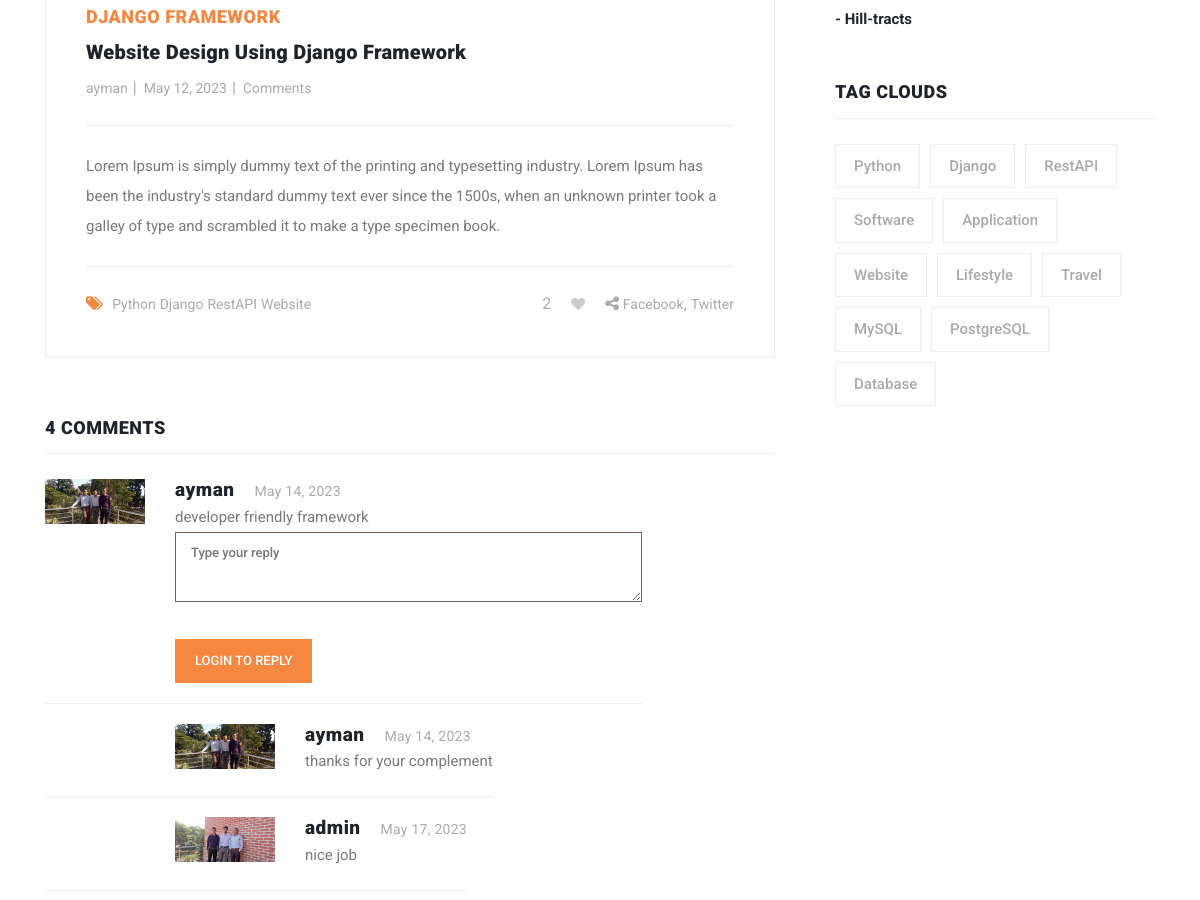
/blog-details/website-design-using-django-framework/ (middle part), run on an earlier commit of the app's database.
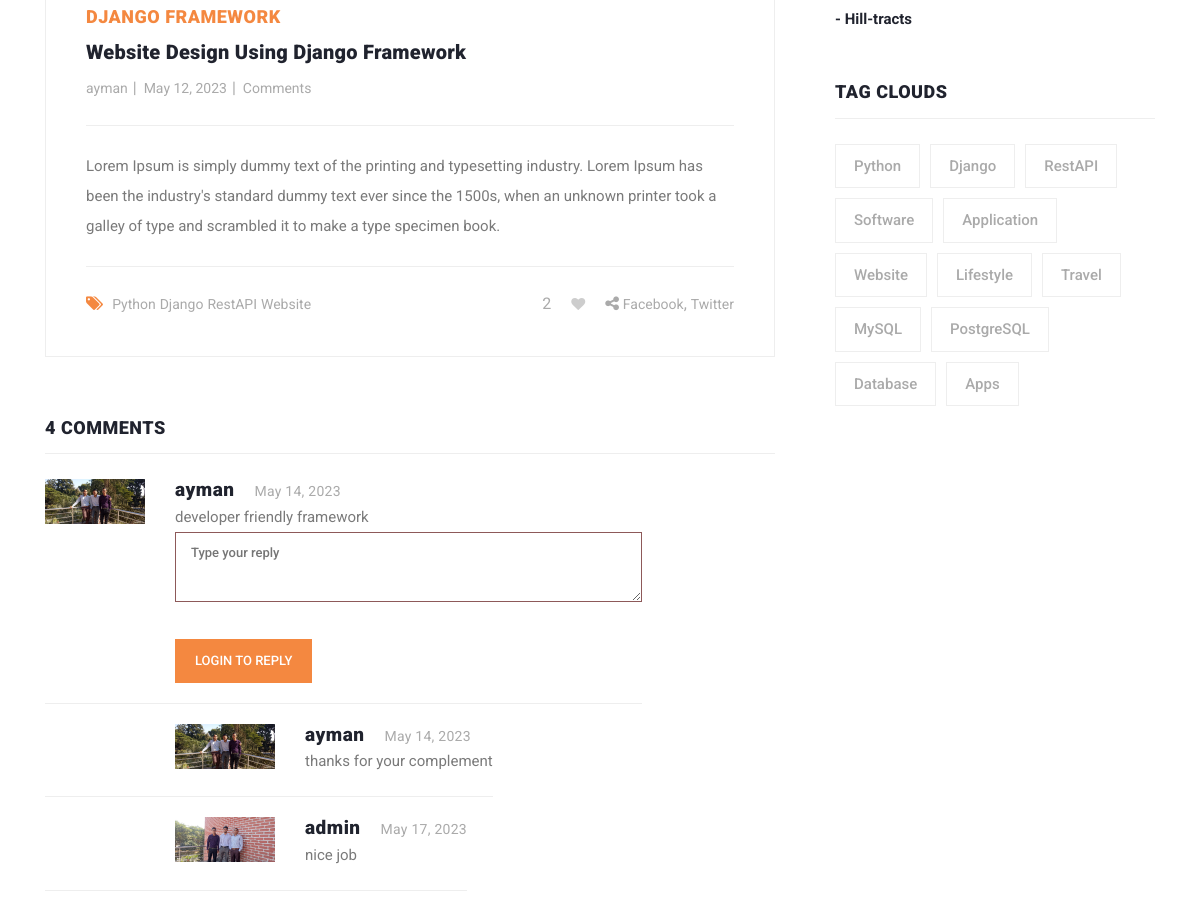
And on a later commit of the database.
### blog/models.py (models this page shows, shortened)
class Blog(models.Model):
    user = models.ForeignKey(User, related_name='user_blogs', on_delete=models.CASCADE)
    category = models.ForeignKey(Category, related_name='category_blogs', on_delete=models.CASCADE)
    tags = models.ManyToManyField(Tag, related_name='tag_blogs', blank=True)
    likes = models.ManyToManyField(User, related_name='user_likes', blank=True)
    title = models.CharField(max_length=250)
    slug = models.SlugField(null=True, blank=True)
    banner = models.ImageField(upload_to='blog_banners')
    description = RichTextField()
    created_date = models.DateField(auto_now_add=True)

class Category(models.Model):
    title = models.CharField(max_length=150, unique=True)
    slug = models.SlugField(null=True, blank=True)
    created_date = models.DateField(auto_now_add=True)

class Tag(models.Model):
    title = models.CharField(max_length=100)
    slug = models.SlugField(null=True, blank=True)
    created_date = models.DateField(auto_now_add=True)

class Comment(models.Model):
    user = models.ForeignKey(User, related_name='user_comments', on_delete=models.CASCADE)
    blog = models.ForeignKey(Blog, related_name='blog_comments', on_delete=models.CASCADE)
    text = models.TextField()
    created_date = models.DateField(auto_now_add=True)

class Reply(models.Model):
    user = models.ForeignKey(User, related_name='user_replies', on_delete=models.CASCADE)
    comment = models.ForeignKey(Comment, related_name='comment_replies', on_delete=models.CASCADE)
    text = models.TextField()
    created_date = models.DateField(auto_now_add=True)

### account/models.py (models this page shows, shortened)
class User(AbstractUser):
    email = models.EmailField(max_length=150, unique=True, error_messages={
        "unique":"Email must be unique"
    })
    image = models.ImageField(null=True, blank=True, upload_to="user-images")
    followers = models.ManyToManyField("Follow")
    REQUIRED_FIELDS = ["email"]
    objects = CustomUserManager()
    def get_profile_picture(self):
        url = ""
        try:
            url = self.image.url
        except:
            url = ""
        return url

### blog/views.py (the view)
# urls.py: path('blog-details/<str:slug>/', views.blog_details, name='blog_details'),
def blog_details(request, slug):
    blog = get_object_or_404(Blog, slug=slug)
    category = Category.objects.get(id=blog.category.id)
    comments = blog.blog_comments.all()
    related_blogs = category.category_blogs.all()
    tags = Tag.objects.order_by('created_date')
    liked_by = request.user in blog.likes.all()
    context = {
        'blog' : blog,
        'comments' : comments,
        'related_blogs' : related_blogs,
        'tags' : tags,
        'liked_by' : liked_by
    }
    return render(request, 'blog-details.html', context)

### blog/context_processors.py (called while the page is built)
def get_all_categories(request):
    categories = Category.objects.order_by('-created_date')
    context = {
        'categories' : categories
    }
    return context

def get_all_tags(request):
    tags = Tag.objects.order_by('-created_date')
    context = {
        'tags' : tags
    }
    return context

### templates/blog-details.html (shortened to what this page needs)
{% extends 'base.html' %}
{% load static %}
{% block content %}
  <section class="blog-posts grid-system">
    <div class="container">
      <div class="row">
        <div class="col-lg-8">
          <div class="all-blog-posts">
            <div class="row">
              <div class="col-lg-12">
                <div class="blog-post">
                  <div class="down-content">
                    <span>{{blog.category.title}}</span>
                    <a href="post-details.html"><h4>{{blog.title}}</h4></a>
                    <ul class="post-info">
                      <li><a href="#">{{blog.user.username}}</a></li>
                      <li><a href="#">{{blog.created_date}}</a></li>
                      <li><a href="#">{{blog.comment.all.count}} Comments</a></li>
                    </ul>
                    <p>{{blog.description}}</p>
                    <div class="post-options">
                      <div class="row">
                        <div class="col-6">
                          <ul class="post-tags">
                            <li><i class="fa fa-tags"></i></li>
                            {% if blog.tags.all.count > 0 %}
                              {% for tag in blog.tags.all %}
                              <li><a href="#">{{tag.title}}</a></li>
                              {% endfor %}
                            {% else %}
                              None
                            {% endif %}
                          </ul>
                        </div>
                        {% if request.user.is_authenticated %}
                        <div class="col-6">
                          <ul class="post-share">
                            <li id="like-count">{{blog.likes.count}}</li>
                            {% if liked_by %}
                            <li class="pl-3 pr-3"><a href="javascript:void(0);"><i id="like-icon" data-blog="{{blog.id}}" class="fa fa-heart"></i></a></li>
                            {% else %}
                            <li class="pl-3 pr-3"><a href="javascript:void(0);"><i id="like-icon" data-blog="{{blog.id}}" class="fa fa-heart empty-heart"></i></a></li>
                            {% endif %}
                            <li><i class="fa fa-share-alt"></i></li>
                            <li><a href="#">Facebook</a>,</li>
                            <li><a href="#"> Twitter</a></li>
                          </ul>
                        </div>
                        {% else %}
                        <div class="col-6">
                          <ul class="post-share">
                            <li id="like-count">{{blog.likes.all.count}}</li>
                            {% if liked_by %}
                            <li class="pl-3 pr-3"><a href="{% url 'home' %}"><i id="like-icon" data-blog="{{blog.id}}" class="fa fa-heart"></i></a></li>
                            {% else %}
                            <li class="pl-3 pr-3"><a href="{% url 'home' %}"><i id="like-icon" data-blog="{{blog.id}}" class="fa fa-heart empty-heart"></i></a></li>
                            {% endif %}
                            <li><i class="fa fa-share-alt"></i></li>
                            <li><a href="#">Facebook</a>,</li>
                            <li><a href="#"> Twitter</a></li>
                          </ul>
                        </div>
                        {% endif %}
                      </div>
                    </div>
                  </div>
                </div>
              </div>
              <div class="col-lg-12">
                <div class="sidebar-item comments">
                  <div class="sidebar-heading">
                    <h2>{{blog.blog_comments.all.count}} comments</h2>
                  </div>
                  <div class="content">
                    <ul>
                      {% for comment in comments %}
                        <li>
                          <div class="author-thumb">
                            <img src="{{comment.user.get_profile_picture}}" alt="">
                          </div>
                          <div class="right-content">
                            <h4>{{comment.user.username}}<span>{{comment.created_date}}</span></h4>
                            <p>{{comment.text}}</p>
                            <form class="submit-reply" id="comment" action="{% url 'blog_reply' blog.id comment.id %}" method="post">
                              <div class="row">
                                <div class="col-lg-12">
                                  <fieldset>
                                    <textarea name="text" id="message" placeholder="Type your reply" required=""></textarea>
                                  </fieldset>
                                </div>
                                <div class="col-lg-12">
                                  <fieldset>
                                    {% if request.user.is_authenticated %}
                                      <button type="submit" id="form-submit" class="main-button reply-button">Submit</button>
                                    {% else %}
                                      <a type="submit" href="#" id="form-submit" class="main-button reply-button">Login to reply</a>
                                    {% endif %}
                                  </fieldset>
                                </div>
                              </div>
                            </form>
                          </div>
                        </li>
                          {% for reply in comment.comment_replies.all %}
                          <li class="replied">
                            <div class="author-thumb">
                              <img src="{{reply.user.get_profile_picture}}" alt="">
                            </div>
                            <div class="right-content">
                              <h4>{{reply.user.username}}<span>{{reply.created_date}}</span></h4>
                              <p>{{reply.text}}</p>
                            </div>
                          </li>
                          {% endfor %}
                        {% endfor %}
                    </ul>
                  </div>
                </div>
              </div>
            </div>
          </div>
        </div>
        <div class="col-lg-4">
          <div class="sidebar">
            <div class="row">
              <div class="col-lg-12">
                <div class="sidebar-item categories">
                  <div class="content">
                    <ul>
                      {% for category in categories %}
                      <li><a href="{% url 'blog_details' blog.slug %}">- {{category.title}}</a></li>
                      {% endfor %}
                    </ul>
                  </div>
                </div>
              </div>
              <div class="col-lg-12">
                <div class="sidebar-item tags">
                  <div class="sidebar-heading">
                    <h2>Tag Clouds</h2>
                  </div>
                  <div class="content">
                    <ul>
                      {% for tag in tags %}
                      <li><a href="#">{{tag.title}}</a></li>
                      {% endfor %}
                    </ul>
                  </div>
                </div>
              </div>
            </div>
          </div>
        </div>
      </div>
    </div>
  </section>
{% endblock content %}

### templates/base.html (shortened to what this page needs)
{% load static %}
<!DOCTYPE html>
<html lang="en">
  <head>
    <link href="{% static 'vendor/bootstrap/css/bootstrap.min.css' %}" rel="stylesheet">
    <link rel="stylesheet" href="{% static 'css/fontawesome.css' %}">
    <link rel="stylesheet" href="{% static 'css/blogsite.css' %}">
    <link rel="stylesheet" href="{% static 'css/owl.css' %}">
    <link rel="stylesheet" href="{% static 'css/main.css' %}">
  </head>
  <body>
    {% block content %} {% endblock content %}
  </body>
</html>

### templates/scripts.html (shortened to what this page needs)
    {% load static %}

### assets/css/blogsite.css (style rules this page uses)
body { font-family: 'Roboto', sans-serif; overflow-x: hidden; text-rendering: optimizeLegibility; -webkit-font-smoothing: antialiased; -moz-osx-font-smoothing: grayscale; }
p { margin-bottom: 0px; font-size: 15px; font-weight: 400; color: #7a7a7a; line-height: 30px; }
a { text-decoration: none!important; }
ul { padding: 0; margin: 0; list-style: none; }
h1,h2,h3,h4,h5,h6 { margin: 0px; }
.blog-posts { margin-top: 100px; }
.blog-posts .blog-post { margin-bottom: 30px; }
.blog-posts .down-content { padding: 40px; border-right: 1px solid #eee; border-left: 1px solid #eee; border-bottom: 1px solid #eee; }
.blog-posts .down-content span { font-size: 18px; text-transform: uppercase; letter-spacing: 0.5px; font-weight: 900; color: #f48840; }
.blog-posts .down-content h4 { font-size: 24px; text-transform: capitalize; letter-spacing: 0.5px; font-weight: 900; color: #20232e; margin: 10px 0px 12px 0px; }
.blog-posts .down-content ul.post-info li { display: inline-block; margin-right: 8px; }
.blog-posts .down-content ul.post-info li:after { content: '|'; color: #aaa; margin-left: 8px; }
.blog-posts .down-content h4 { font-size: 20px; letter-spacing: 0.25px; }
.grid-system .down-content ul.post-info li { margin-right: 3px; }
.grid-system .down-content ul.post-info li:after { margin-left: 5px; }
.blog-posts .down-content ul.post-info li:last-child::after { display: none; }
.blog-posts .down-content ul.post-info li a { font-size: 14px; color: #aaa; font-weight: 400; transition: all .3s; }
.blog-posts .down-content p { padding: 25px 0px; margin: 25px 0px; border-top: 1px solid #eee; border-bottom: 1px solid #eee; }
.blog-posts .down-content ul.post-share { text-align: right; }
.blog-posts .down-content ul.post-tags li, .blog-posts .down-content ul.post-share li { display: inline-block; }
.blog-posts .down-content ul.post-tags li:first-child i, .blog-posts .down-content ul.post-share li:first-child i { color: #f48840; margin-right: 5px; }
.blog-posts .down-content ul.post-tags li, .blog-posts .down-content ul.post-share li { color: #aaa; }
.blog-posts .down-content ul.post-tags li a, .blog-posts .down-content ul.post-share li a { font-size: 14px; color: #aaa; font-weight: 400; transition: all .3s; }
.blog-posts .sidebar-heading h2 { font-size: 18px; text-transform: uppercase; font-weight: 900; letter-spacing: 0.5px; color: #20232e; border-bottom: 1px solid #eee; padding-bottom: 15px; margin-bottom: 25px; }
.blog-posts .comments { margin-top: 30px; }
.blog-posts .comments ul li { display: inline-block; margin-bottom: 20px; padding-bottom: 20px; border-bottom: 1px solid #eee; }
.blog-posts .comments ul li.replied { padding-left: 130px; }
.blog-posts .comments ul li .author-thumb { display: inline; float: left; }
.blog-posts .comments ul li .author-thumb img { max-width: 100px; display: inline; }
.blog-posts .comments ul li .right-content { margin-left: 130px; }
.blog-posts .comments ul li .right-content h4 { color: #20232e; font-size: 19px; font-weight: 900; letter-spacing: 0.5px; }
.blog-posts .comments ul li .right-content h4 span { font-size: 14px; color: #aaa; font-weight: 400; letter-spacing: 0.25px; margin-left: 20px; }
.sidebar { margin-left: 30px; }
.sidebar .sidebar-item { margin-top: 50px; }
.sidebar .sidebar-heading h2 { font-size: 18px; text-transform: uppercase; font-weight: 900; letter-spacing: 0.5px; color: #20232e; border-bottom: 1px solid #eee; padding-bottom: 15px; margin-bottom: 25px; }
.sidebar .categories ul li { margin-bottom: 15px; }
.sidebar .categories ul li:last-child { margin-bottom: 0px; }
.sidebar .categories ul li a { font-size: 15px; font-weight: 700; color: #20232e; transition: all .3s; }
.sidebar .tags ul li { margin-right: 6px; display: inline-block; }
.sidebar .tags ul li { margin-bottom: 10px; }
.sidebar .tags ul li a { font-size: 15px; font-weight: 500; color: #aaa; display: inline-block; border: 1px solid #eee; padding: 10px 18px; transition: all .3s; }

What changed in the data, as far as the page shows it:
added Tag: title "Apps", shown under "TAG CLOUDS"
